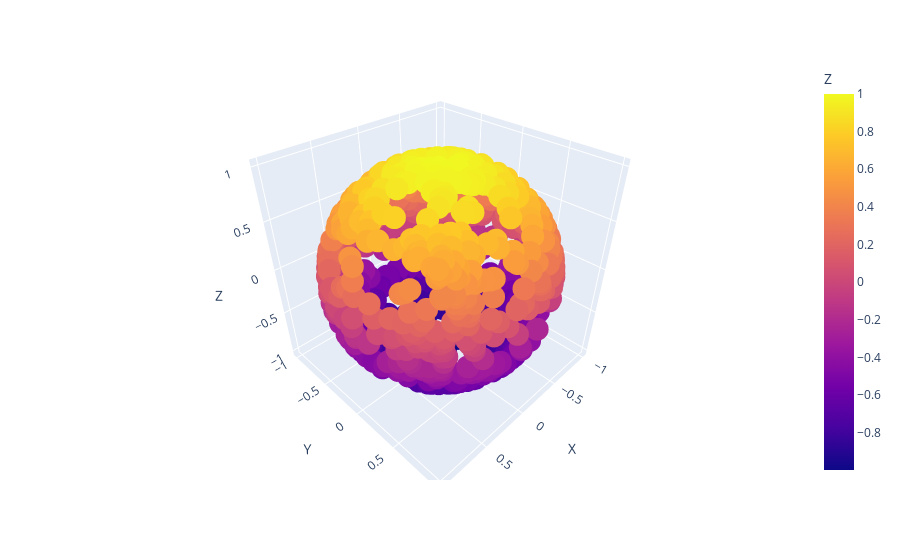

Source (notebook cell):
### Code cell
import plotly.express as px
fig = px.scatter_3d(df.iloc[10000:11000], x='X', y='Y', z='Z', color='Z')
fig.show()

### Figure 1 — Plotly figure (JSON) as saved in the notebook; plotly's stock layout.template omitted (floating-point values rounded to 4 significant figures; data arrays with more than 128 entries replaced by an {"elided": "..."} marker saying what was removed)
{"data": [{"hovertemplate": "X=%{x}<br>Y=%{y}<br>Z=%{marker.color}<extra></extra>", "legendgroup": "", "marker": {"color": {"elided": "1000 float values"}, "coloraxis": "coloraxis", "symbol": "circle"}, "mode": "markers", "name": "", "scene": "scene", "showlegend": false, "type": "scatter3d", "x": {"elided": "1000 float values"}, "y": {"elided": "1000 float values"}, "z": {"elided": "1000 float values"}}], "layout": {"coloraxis": {"colorbar": {"title": {"text": "Z"}}, "colorscale": [[0, "#0d0887"], [0.1111, "#46039f"], [0.2222, "#7201a8"], [0.3333, "#9c179e"], [0.4444, "#bd3786"], [0.5556, "#d8576b"], [0.6667, "#ed7953"], [0.7778, "#fb9f3a"], [0.8889, "#fdca26"], [1, "#f0f921"]]}, "legend": {"tracegroupgap": 0}, "margin": {"t": 60}, "scene": {"domain": {"x": [0, 1], "y": [0, 1]}, "xaxis": {"title": {"text": "X"}}, "yaxis": {"title": {"text": "Y"}}, "zaxis": {"title": {"text": "Z"}}}}}
